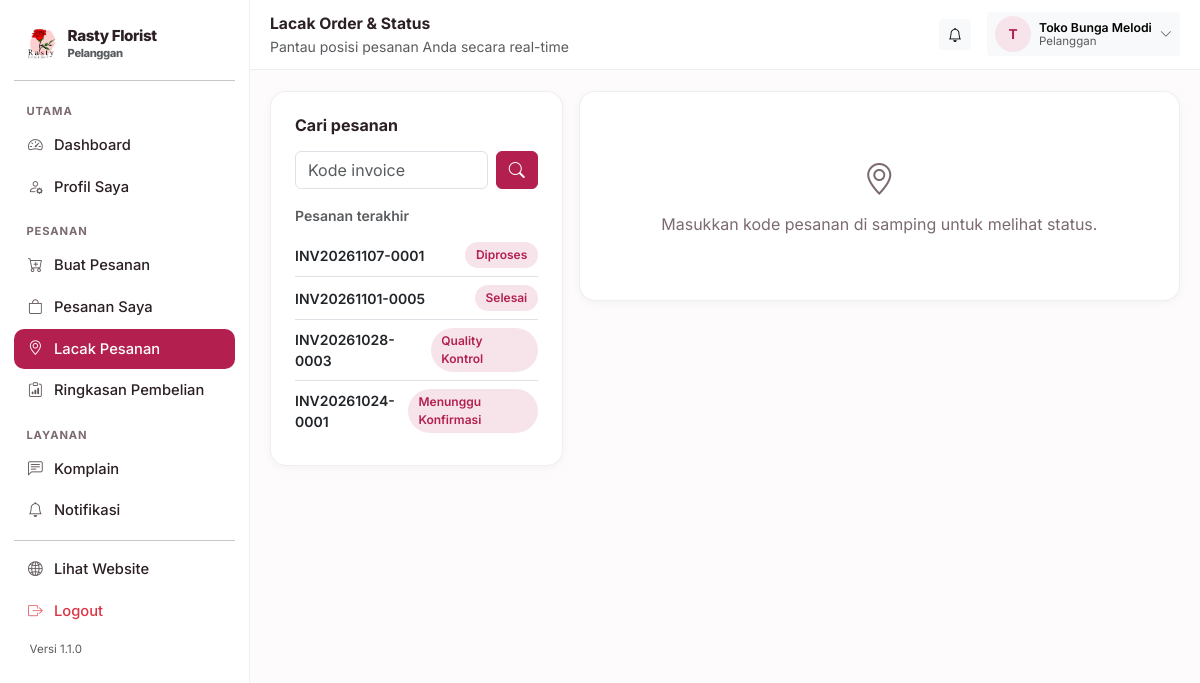
The page /pelanggan/lacak (signed in) on the database its author committed.
### tables this page shows
CREATE TABLE settings (
    key TEXT PRIMARY KEY,
    value TEXT
);

CREATE TABLE users (
    id INTEGER PRIMARY KEY AUTOINCREMENT,
    username TEXT UNIQUE NOT NULL,
    password_hash TEXT NOT NULL,
    nama TEXT NOT NULL,
    role TEXT NOT NULL,
    telepon TEXT DEFAULT '',
    email TEXT DEFAULT '',
    alamat TEXT DEFAULT '',
    aktif INTEGER NOT NULL DEFAULT 1,
    created_at TEXT NOT NULL
);

CREATE TABLE orders (
    id INTEGER PRIMARY KEY AUTOINCREMENT,
    kode TEXT UNIQUE NOT NULL,
    user_id INTEGER,
    nama_pelanggan TEXT NOT NULL,
    telepon TEXT DEFAULT '',
    alamat TEXT DEFAULT '',
    catatan TEXT DEFAULT '',
    subtotal INTEGER NOT NULL DEFAULT 0,
    ongkir INTEGER NOT NULL DEFAULT 0,
    total INTEGER NOT NULL DEFAULT 0,
    metode_bayar TEXT DEFAULT 'Transfer Bank',
    status TEXT NOT NULL DEFAULT 'Menunggu Konfirmasi',
    status_bayar TEXT NOT NULL DEFAULT 'Belum Bayar',
    pengiriman TEXT DEFAULT 'Dikirim',
    dibuat_oleh INTEGER,
    created_at TEXT NOT NULL,
    updated_at TEXT NOT NULL
, kode_lacak TEXT DEFAULT '');

### blueprints/customer.py (the view, shortened to what this page needs)
@bp.route("/lacak")
def track():
    user = helpers.current_user()
    kode = request.args.get("kode", "").strip()
    order = None
    items = []
    return render_template("customer/track.html", kode=kode, order=order, items=items,
                           orders=database.query(
                               "SELECT kode, status FROM orders WHERE user_id = ? ORDER BY id DESC LIMIT 10",
                               (user["id"],)))

### blueprints/customer.py (called while the page is built)
@bp.before_request
@helpers.role_required("pelanggan")
def guard():
    pass

### db.py (called while the page is built)
def invoice_logo_px(settings=None):
    ukuran = (settings or all_settings()).get("invoice_logo_ukuran", "sedang")
    for kunci, _label, px in INVOICE_LOGO_UKURAN:
        if kunci == ukuran:
            return px
    return 64

def katalog_dari(settings):
    return {key: settings.get(key, "1") == "1" for key, _label, _ket in KATALOG_SEKSI}

def pengiriman_metode(settings=None):
    data = settings or all_settings()
    aktif = [label for key, label, _ket in PENGIRIMAN_METODE
             if data.get(key, "1") == "1"]
    return aktif or [PENGIRIMAN_METODE[1][1]]

def jam_harian(settings=None):
    data = settings or all_settings()
    hasil = {}
    for key, _label in HARI:
        buka, tutup = JAM_BAWAAN[key]
        hasil[key] = (data.get("jam_buka_" + key, buka), data.get("jam_tutup_" + key, tutup))
    return hasil

def jam_dari(settings):
    return {key: (settings.get("jam_buka_" + key, JAM_BAWAAN[key][0]),
                  settings.get("jam_tutup_" + key, JAM_BAWAAN[key][1]))
            for key, _label in HARI}

def _jam_teks(nilai):
    return nilai.replace(":", ".")

def jam_daftar(settings=None):
    data = settings or all_settings()
    jam = jam_dari(data)
    rows = []
    for key, label in HARI:
        buka, tutup = jam[key]
        rows.append({
            "key": key,
            "label": label,
            "buka": buka,
            "tutup": tutup,
            "tutup_hari": buka == tutup or not buka or not tutup,
            "teks": "%s – %s WIB" % (_jam_teks(buka), _jam_teks(tutup)),
        })
    return rows

def jam_ringkas(settings=None):
    rows = jam_daftar(settings)
    grup = []
    for row in rows:
        nilai = "Tutup" if row["tutup_hari"] else row["teks"]
        if grup and grup[-1][1] == nilai:
            grup[-1][2] = row["label"]
        else:
            grup.append([row["label"], nilai, row["label"]])
    hasil = []
    for awal, nilai, akhir in grup:
        label = awal if awal == akhir else "%s – %s" % (awal, akhir)
        hasil.append((label, nilai))
    return hasil

def toko_buka(settings=None, saat=None):
    saat = saat or datetime.now()
    key = HARI[saat.weekday()][0]
    buka, tutup = jam_harian(settings)[key]
    try:
        jam_buka = datetime.strptime(buka, "%H:%M").time()
        jam_tutup = datetime.strptime(tutup, "%H:%M").time()
    except ValueError:
        return False
    return jam_buka <= saat.time() <= jam_tutup

### templates/customer/track.html (shortened to what this page needs)
{% extends "panel_base.html" %}
{% block heading %}Lacak Order & Status{% endblock %}
{% block subheading %}Pantau posisi pesanan Anda secara real-time{% endblock %}
{% block content %}
<div class="row g-3">
  <div class="col-lg-4">
    <div class="rf-card p-4">
      <h6 class="fw-bold mb-3">Cari pesanan</h6>
      <form method="get" class="d-flex gap-2 mb-3">
        <input name="kode" class="form-control" placeholder="Kode invoice" value="{{ kode }}" required>
        <button class="btn btn-primary"><i class="bi bi-search"></i></button>
      </form>
      <div class="small fw-semibold mb-2 text-muted">Pesanan terakhir</div>
      <div class="list-group list-group-flush">
        {% for o in orders %}
        <a href="{{ url_for('customer.track', kode=o.kode) }}"
           class="list-group-item list-group-item-action px-0 d-flex justify-content-between align-items-center small">
          <span class="fw-semibold">{{ o.kode }}</span>
          <span class="rf-chip">{{ o.status }}</span>
        </a>
        {% else %}
        <div class="small text-muted">Belum ada pesanan.</div>
        {% endfor %}
      </div>
    </div>
  </div>
  <div class="col-lg-8">
    {% if order %}
    <div class="rf-card p-4">
      <div class="d-flex justify-content-between flex-wrap gap-2 mb-3">
        <div>
          <div class="h5 fw-bold mb-0">{{ order.kode }}</div>
          <div class="small text-muted">{{ order.created_at }}</div>
        </div>
        <span class="rf-chip align-self-center fs-6">{{ order.status }}</span>
      </div>
      <ul class="rf-steps mb-4">
        {% set cur = ORDER_STATUS.index(order.status) if order.status in ORDER_STATUS else 0 %}
        {% for s in ['Menunggu Konfirmasi','Diproses','Quality Kontrol','Siap Kirim','Dikirim','Selesai'] %}
        <li class="{{ 'done' if cur > loop.index0 else ('current' if order.status == s else '') }}">
          <div class="fw-semibold">{{ s }}</div>
          <div class="text-muted">
            {% if loop.index0 == 0 %}Pesanan diterima sistem.
            {% elif loop.index0 == 1 %}Admin menyiapkan pesanan.
            {% elif loop.index0 == 2 %}Tim QC memeriksa kesegaran produk.
            {% elif loop.index0 == 3 %}Produk lolos QC, siap dikirim.
            {% elif loop.index0 == 4 %}Dalam perjalanan ke alamat Anda.
            {% else %}Pesanan selesai.{% endif %}
          </div>
        </li>
        {% endfor %}
      </ul>
      <div class="table-responsive">
        <table class="table table-sm table-rf">
          <thead><tr><th>Produk</th><th class="text-center">Qty</th><th class="text-end">Subtotal</th><th>QC</th></tr></thead>
          <tbody>
            {% for i in items %}
            <tr>
              <td>{{ i.nama_produk }}</td>
              <td class="text-center">{{ i.qty }}</td>
              <td class="text-end">{{ rupiah(i.subtotal) }}</td>
              <td><span class="rf-chip {{ 'gray' if i.qc_status == 'Belum Dicek' }}">{{ i.qc_status }}</span></td>
            </tr>
            {% endfor %}
          </tbody>
        </table>
      </div>
      <div class="d-flex gap-2">
        <a class="btn btn-outline-rf btn-sm" href="{{ url_for('customer.order_detail', order_id=order.id) }}">Detail Pesanan</a>
        <a class="btn btn-success btn-sm" target="_blank" rel="noopener"
           href="{{ wa_link(settings.whatsapp, 'Halo, saya ingin menanyakan status pesanan ' ~ order.kode ~ '.') }}">
          <i class="bi bi-whatsapp me-1"></i> Tanya Admin
        </a>
      </div>
    </div>
    {% elif kode %}
    <div class="rf-card p-4"><div class="rf-empty">Pesanan tidak ditemukan pada akun Anda.</div></div>
    {% else %}
    <div class="rf-card p-4">
      <div class="rf-empty">
        <i class="bi bi-geo-alt fs-2 d-block mb-2"></i>
        Masukkan kode pesanan di samping untuk melihat status.
      </div>
    </div>
    {% endif %}
  </div>
</div>
{% endblock %}

### templates/panel_base.html (shortened to what this page needs)
<!doctype html>
<html lang="id">
<head>
  <link href="https://cdn.jsdelivr.net/npm/bootstrap@5.3.3/dist/css/bootstrap.min.css" rel="stylesheet">
  <link href="https://cdn.jsdelivr.net/npm/bootstrap-icons@1.11.3/font/bootstrap-icons.min.css" rel="stylesheet">
</head>
<body>
<div class="rf-shell">
  <aside class="rf-sidebar" id="rfSidebar">
    <a href="{{ panel_url }}" class="d-flex align-items-center gap-2 rf-brand px-2 py-2 mb-2">
      {% if settings.logo %}
        <img src="{{ url_for('static', filename='uploads/' + settings.logo) }}" alt="Logo">
      {% else %}
        <span class="rf-brand-mark">R</span>
      {% endif %}
      <div>
        <div style="font-size:.95rem;line-height:1.1">{{ settings.nama_toko }}</div>
        <div class="small text-muted" style="font-size:.7rem">{{ ROLE_LABEL.get(current_user.role, '') }}</div>
      </div>
    </a>
    <hr class="my-2">
    <ul class="nav flex-column">
      {% for grup, item_menu in menu %}
        {% set visible = item_menu | selectattr('2', 'in', features_aktif) | list %}
        {% if visible %}
          <li class="rf-sidebar-head">{{ grup }}</li>
          {% for label, endpoint, fitur, ikon in visible %}
          <li class="nav-item">
            <a class="nav-link {% if request.endpoint == endpoint %}active{% endif %}" href="{{ url_for(endpoint) }}">
              <span class="rf-ico"><i class="bi bi-{{ ikon }}"></i></span>
              <span>{{ label }}</span>
            </a>
          </li>
          {% endfor %}
        {% endif %}
      {% endfor %}
    </ul>
    <hr class="my-2">
    <ul class="nav flex-column">
      <li class="nav-item">
        <a class="nav-link" href="{{ url_for('public.index') }}" target="_blank">
          <span class="rf-ico"><i class="bi bi-globe2"></i></span><span>Lihat Website</span>
        </a>
      </li>
      <li class="nav-item">
        <a class="nav-link text-danger" href="{{ url_for('auth.logout') }}">
          <span class="rf-ico"><i class="bi bi-box-arrow-right"></i></span><span>Logout</span>
        </a>
      </li>
    </ul>
    <div class="px-3 pt-2 pb-3 small text-muted" style="font-size:.72rem">
      Versi {{ APP_VERSION }}
    </div>
  </aside>
  <div class="rf-main">
    <div class="rf-topbar">
      <div class="flex-grow-1">
        <div class="fw-bold" style="font-size:.98rem">{% block heading %}Panel{% endblock %}</div>
        <div class="small text-muted">{% block subheading %}{% endblock %}</div>
      </div>
      <a href="{{ notif_url or url_for('public.index') }}" class="btn btn-sm btn-light position-relative">
        <i class="bi bi-bell"></i>
      </a>
      <div class="dropdown">
        <button class="btn btn-sm btn-light d-flex align-items-center gap-2 border-0" type="button"
                data-bs-toggle="dropdown" data-bs-display="static" aria-expanded="false">
          <span class="rf-avatar">{{ current_user.nama[:1]|upper }}</span>
          <span class="d-none d-md-block small text-start" style="line-height:1.1">
            <span class="fw-semibold d-block">{{ current_user.nama }}</span>
            <span class="text-muted d-block" style="font-size:.72rem">{{ ROLE_LABEL.get(current_user.role, '') }}</span>
          </span>
          <i class="bi bi-chevron-down small text-muted"></i>
        </button>
      </div>
    </div>
    <div class="rf-content">
      {% block content %}{% endblock %}
    </div>
  </div>
</div>
</body>
</html>

### rows shown on the page
settings: value (picture)
settings: nama_toko "Rasty Florist"
users: get "Pelanggan", nama "T", nama "Toko Bunga Melodi"
orders: kode "INV20261107-0001", status "Diproses"
orders: kode "INV20261101-0005", status "Selesai"
orders: kode "INV20261028-0003", status "Quality Kontrol"
orders: kode "INV20261024-0001", status "Menunggu Konfirmasi"

### other values the page prints
{{ grup }} "UTAMA" "PESANAN" "LAYANAN"
{{ label }} "Dashboard" "Profil Saya" "Buat Pesanan" "Pesanan Saya" "Lacak Pesanan" "Ringkasan Pembelian" "Komplain" "Notifikasi"
{{ APP_VERSION }} "1.1.0"
